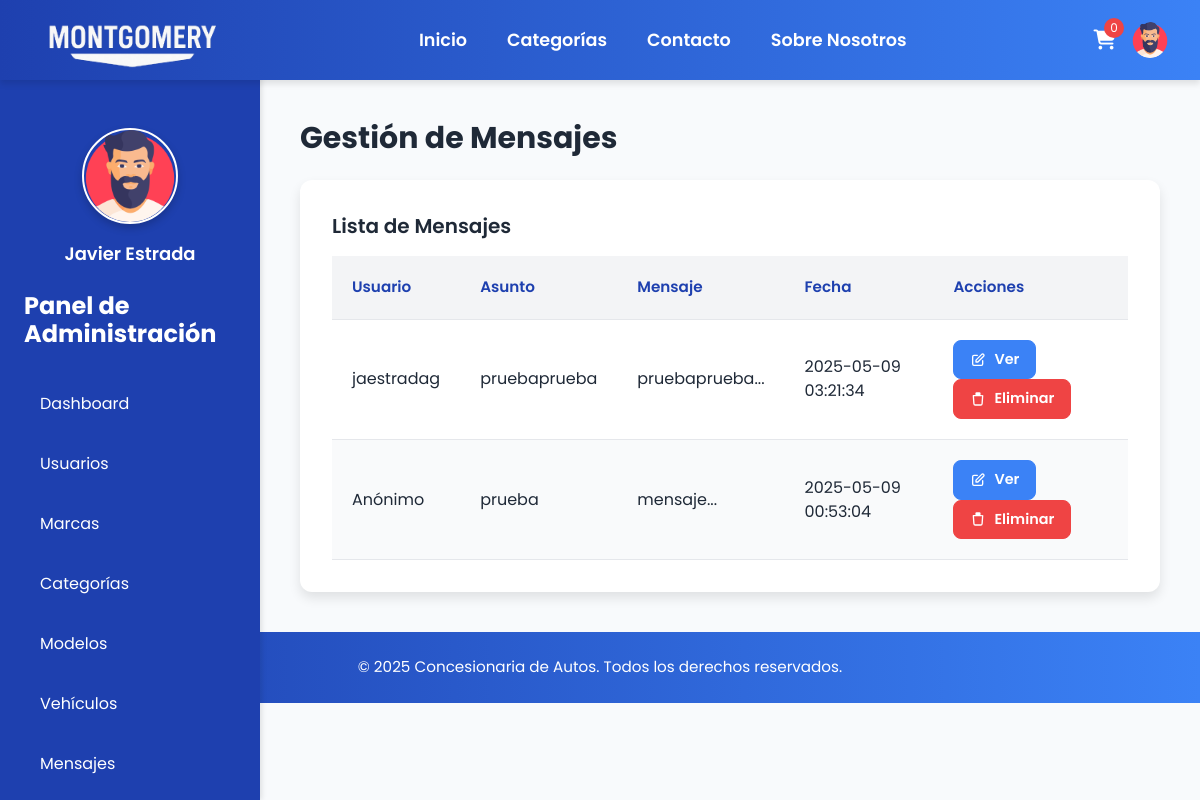
Page /admin/messages.php (signed in) on the committed database.
### tables this page shows
CREATE TABLE `messages` (
  `id` int(11) NOT NULL,
  `user_id` int(11) DEFAULT NULL,
  `subject` varchar(100) NOT NULL,
  `message` text NOT NULL,
  `created_at` timestamp NOT NULL DEFAULT current_timestamp()
);

CREATE TABLE `users` (
  `id` int(11) NOT NULL,
  `username` varchar(50) NOT NULL,
  `email` varchar(100) NOT NULL,
  `password` varchar(255) NOT NULL,
  `first_name` varchar(50) NOT NULL,
  `last_name` varchar(50) NOT NULL,
  `image` varchar(255) DEFAULT 'default-user.png',
  `role` enum('client','admin') DEFAULT 'client',
  `created_at` timestamp NOT NULL DEFAULT current_timestamp()
);

### admin/messages.php (the view, shortened to what this page needs)
<?php
include '../includes/header.php';
$messages = $pdo->query("SELECT m.*, u.username FROM messages m LEFT JOIN users u ON m.user_id = u.id ORDER BY m.created_at DESC")->fetchAll();
?>
<?php include '../includes/admin_sidebar.php'; ?>
<div class="main-content">
    <h1 class="text-3xl font-bold mb-6">Gestión de Mensajes</h1>
    <div class="table-container">
        <h2 class="text-xl font-semibold mb-4">Lista de Mensajes</h2>
        <table>
            <thead>
                <tr>
                    <th>Usuario</th>
                    <th>Asunto</th>
                    <th>Mensaje</th>
                    <th>Fecha</th>
                    <th>Acciones</th>
                </tr>
            </thead>
            <tbody>
                <?php foreach ($messages as $message): ?>
                    <tr>
                        <td><?php echo htmlspecialchars($message['username'] ?: 'Anónimo'); ?></td>
                        <td><?php echo htmlspecialchars($message['subject']); ?></td>
                        <td><?php echo htmlspecialchars(substr($message['message'], 0, 50)) . '...'; ?></td>
                        <td><?php echo htmlspecialchars($message['created_at']); ?></td>
                        <td>
                            <button class="btn btn-edit view-message-btn"
                                    data-id="<?php echo $message['id']; ?>"
                                    data-username="<?php echo htmlspecialchars($message['username'] ?: 'Anónimo'); ?>"
                                    data-subject="<?php echo htmlspecialchars($message['subject']); ?>"
                                    data-message="<?php echo htmlspecialchars($message['message']); ?>"
                                    data-created-at="<?php echo htmlspecialchars($message['created_at']); ?>">
                                <svg fill="none" stroke="currentColor" viewBox="0 0 24 24" xmlns="http://www.w3.org/2000/svg">
                                    <path stroke-linecap="round" stroke-linejoin="round" stroke-width="2" d="M11 5H6a2 2 0 00-2 2v11a2 2 0 002 2h11a2 2 0 002-2v-5m-1.414-9.414a2 2 0 112.828 2.828L11.828 15H9v-2.828l8.586-8.586z"></path>
                                </svg>
                                Ver
                            </button>
                            <a href="delete_message.php?id=<?php echo $message['id']; ?>" onclick="return confirmDelete('¿Seguro que quieres eliminar este mensaje?')" class="btn btn-delete">
                                <svg fill="none" stroke="currentColor" viewBox="0 0 24 24" xmlns="http://www.w3.org/2000/svg">
                                    <path stroke-linecap="round" stroke-linejoin="round" stroke-width="2" d="M19 7l-.867 12.142A2 2 0 0116.138 21H7.862a2 2 0 01-1.995-1.858L5 7m5-4h4a1 1 0 011 1v1H9V4a1 1 0 011-1zm-5 4h12"></path>
                                </svg>
                                Eliminar
                            </a>
                        </td>
                    </tr>
                <?php endforeach; ?>
            </tbody>
        </table>
    </div>
</div>
<?php include '../includes/footer.php'; ?>

### css/styles.css (style rules this page uses)
body { font-family: "Poppins", sans-serif; background-color: #f8fafc; color: #1f2937; margin: 0; }
.main-content { margin-left: 260px; padding: 2.5rem; }
.table-container { background-color: #ffffff; border-radius: 12px; padding: 2rem; box-shadow: 0 6px 12px rgba(0, 0, 0, 0.1); }
table { width: 100%; border-collapse: separate; border-spacing: 0; }
th, td { padding: 1.25rem; text-align: left; border-bottom: 1px solid #e5e7eb; }
th { background-color: #f3f4f6; font-weight: 600; color: #1e40af; font-size: 0.95rem; }
tr:nth-child(even) { background-color: #f9fafb; }
button, .button { background-color: #1e40af; color: #ffffff; padding: 0.75rem 1.5rem; border-radius: 8px; border: none; cursor: pointer; font-weight: 600; transition: all 0.3s ease; }
.btn { display: inline-flex; align-items: center; gap: 0.5rem; padding: 0.5rem 1rem; border-radius: 8px; font-size: 0.9rem; font-weight: 600; transition: all 0.3s ease; cursor: pointer; text-decoration: none; }
.btn svg { width: 16px; height: 16px; }
.btn-edit { background-color: #3b82f6; color: #ffffff; border: 1px solid #3b82f6; }
.btn-delete { background-color: #ef4444; color: #ffffff; border: 1px solid #ef4444; }

### rows in the picture
messages: user.username "jaestradag", subject "pruebaprueba", message "pruebaprueba", created_at "2025-05-09 03:21:34"
messages: username "Anónimo", subject "prueba", message "mensaje", created_at "2025-05-09 00:53:04"

### other values in the picture
$_SESSION['first_name'] . ' ' . $_SESSION['last_name'] "Javier Estrada"
